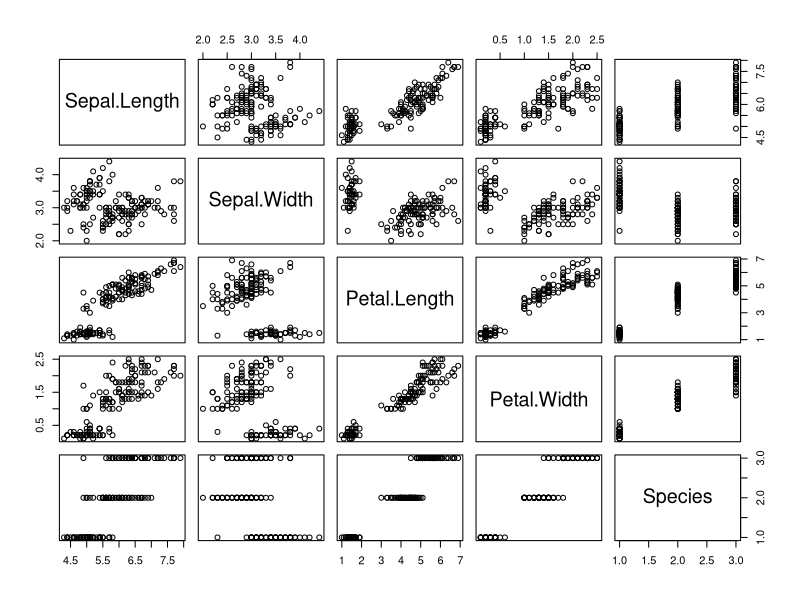
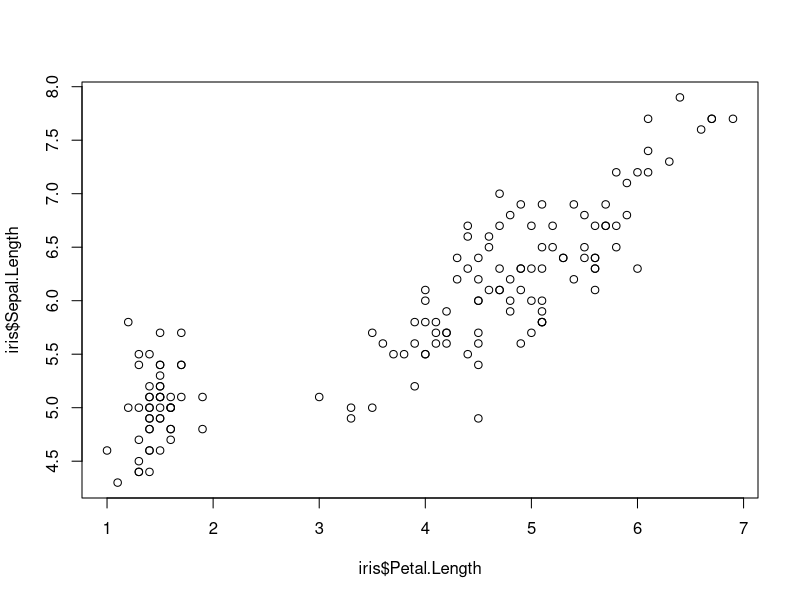
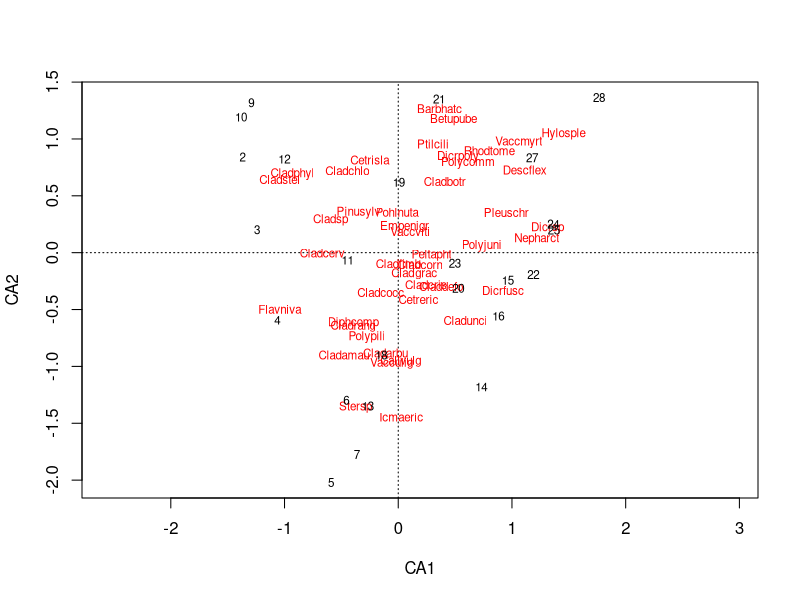
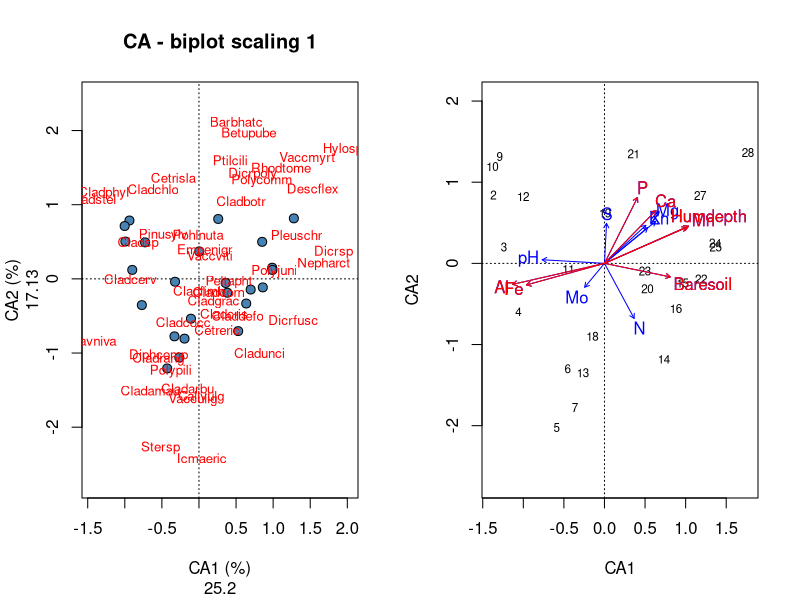
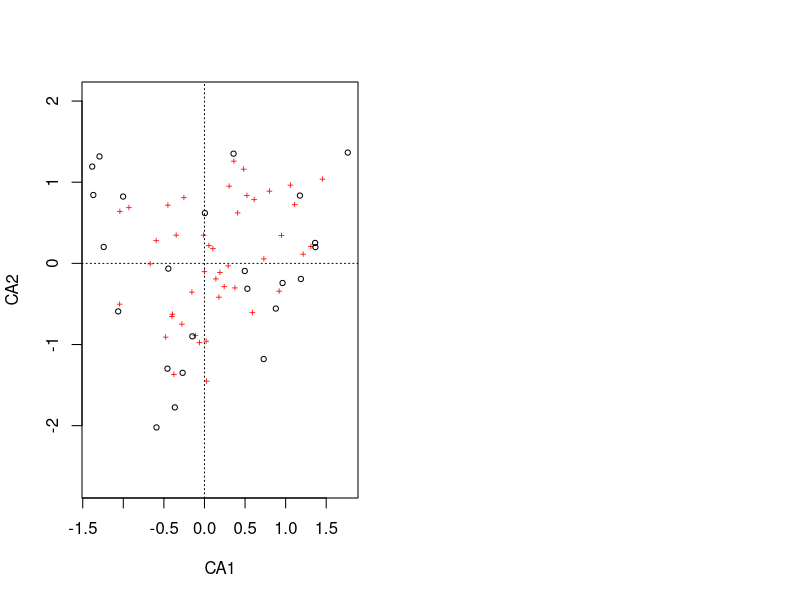

Recreate these plots in R, in order.
## ---- chunk 1
knitr::opts_chunk$set(echo = TRUE)
## ---- chunk 2
library(datasets)
data(iris)
## ---- chunk 3
plot(iris)
## ---- chunk 4
plot(iris$Sepal.Length~iris$Petal.Length)
## ---- chunk 5
summary(iris)
## ---- chunk 6
library(vegan)
data(varespec) # matrice de communautés
data(varechem) # données environnementales
varechem <- scale(varechem) # centrer-réduire
## ---- chunk 7
ca.varespec<-cca(varespec)
## ---- chunk 8
envfit.varechem<-envfit(ca.varespec, varechem)
## ---- chunk 9
plot(ca.varespec, display = c("sites", "species"))
## ---- chunk 10
par(mfrow=c(1,2))
plot(ca.varespec, scaling=1, type="none", main='CA - biplot scaling 1', 
     xlab=c("CA1 (%)", round((ca.varespec$CA$eig[1]/sum(ca.varespec$CA$eig))*100,2)),
     ylab=c("CA2 (%)", round((ca.varespec$CA$eig[2]/sum(ca.varespec$CA$eig))*100,2)))
points(scores(ca.varespec, display="sites", choices=c(1,2), scaling=1), pch=21, col="black", bg="steelblue", cex=1.2)
text(scores(ca.varespec, display="species", choices=c(1), scaling=1),
     scores(ca.varespec, display="species", choices=c(2), scaling=1),
     labels=rownames(scores(ca.varespec, display="species", scaling=1)),col="red", cex=0.8)
## ---- chunk 11
plot(ca.varespec, display = "sites")
plot(envfit.varechem)
plot(envfit.varechem, p.max = 0.05, col = "red")#Les correlations significatives apparaissent en rouge
## ---- chunk 12
ordiplot(ca.varespec)
